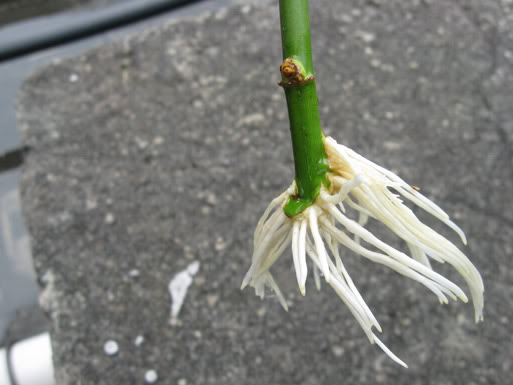
#> input picture gulkok.jpg, 513 x 385 px
$ python sobel_gradients.py   (older library calls are emulated)
#> lines starting #> are read from the running program, lines starting #| are printed output that depends on the picture
import numpy as np
import cv2

image = cv2.imread("gulkok.jpg")
#> image is the input picture: shape (385, 513, 3); mean B, G, R 120.5, 125.8, 124.3

image = cv2.cvtColor(image, cv2.COLOR_BGR2GRAY)
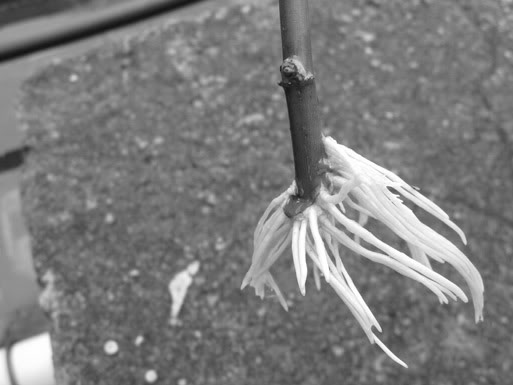
#> image: shape (385, 513); min 18, max 255, mean 124.8
cv2.imshow("Original", image)

sobelX = cv2.Sobel(image, cv2.CV_64F, 1, 0)
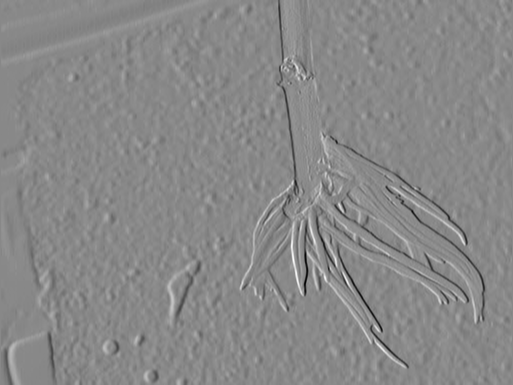
#> sobelX: shape (385, 513) float64; min -619, max 535, mean -0.4; drawn with min black and max white
sobelY = cv2.Sobel(image, cv2.CV_64F, 0, 1)
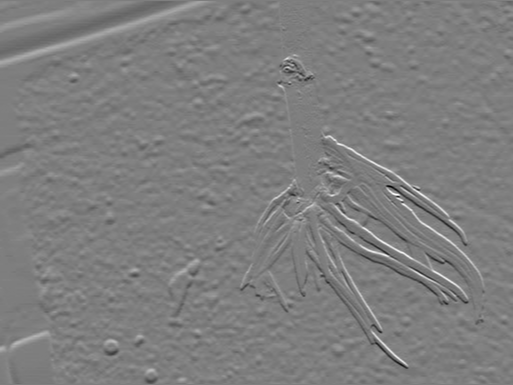
#> sobelY: shape (385, 513) float64; min -578, max 584, mean -0.1; drawn with min black and max white
sobelX = np.uint8(np.absolute(sobelX))
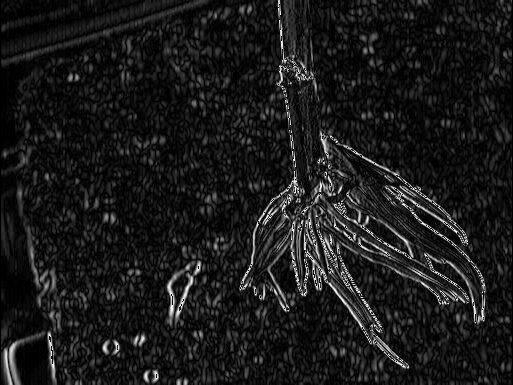
#> sobelX: shape (385, 513); min 0, max 255, mean 26.3
sobelY = np.uint8(np.absolute(sobelY))
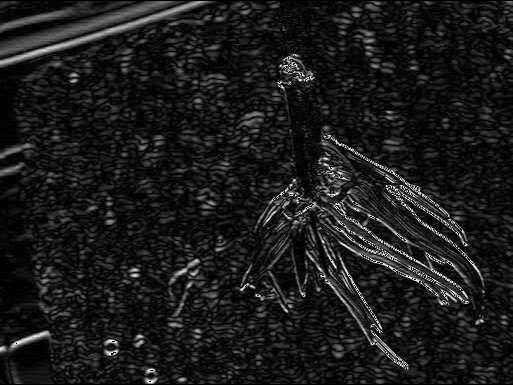
#> sobelY: shape (385, 513); min 0, max 255, mean 27.1
sobelCombined = cv2.bitwise_or(sobelX, sobelY)
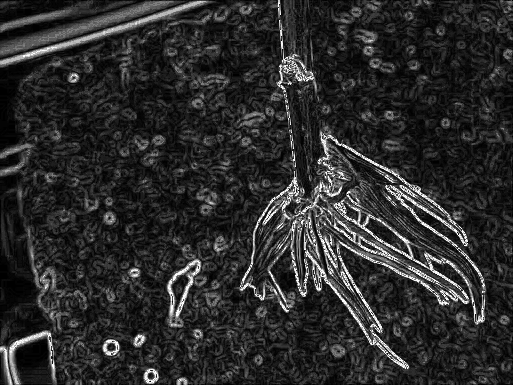
#> sobelCombined: shape (385, 513); min 0, max 255, mean 43.9
cv2.imshow("Sobel X", sobelX)
cv2.imshow("Sobel Y", sobelY)
cv2.imshow("Sobel Combined", sobelCombined)
cv2.waitKey(0)
